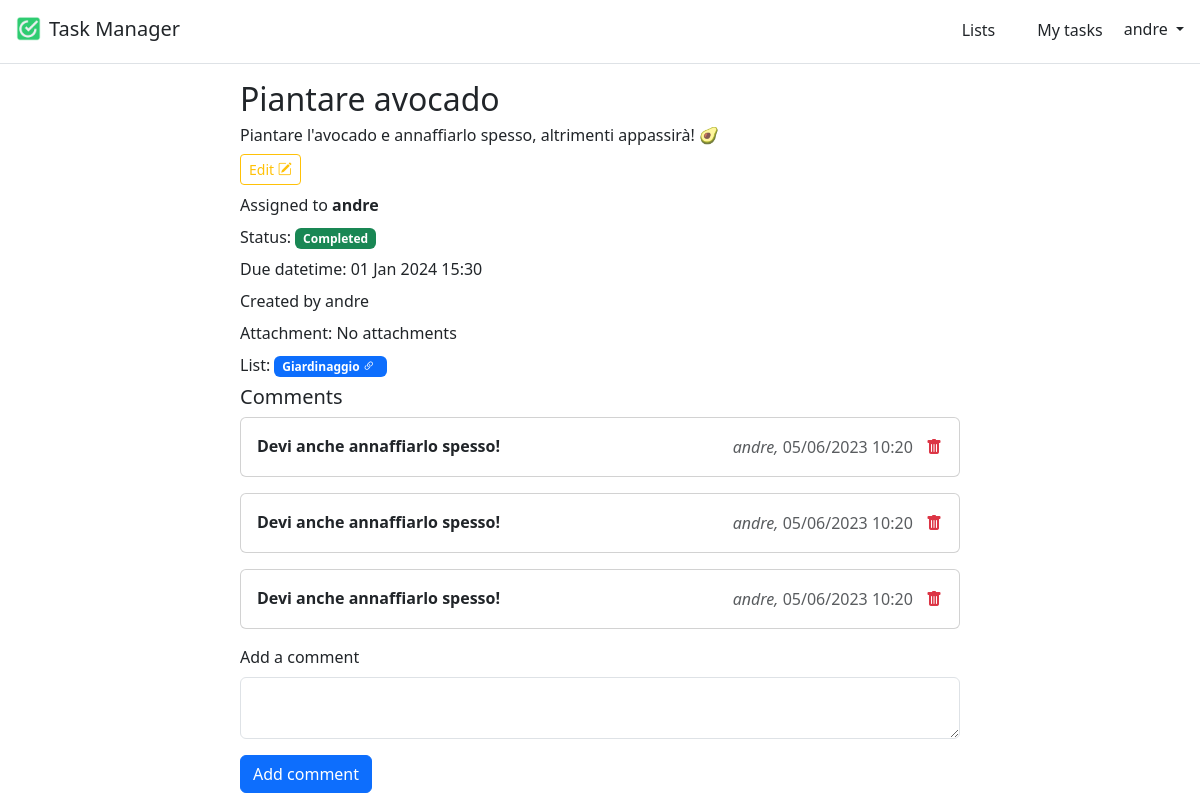
/lists/1/1 (signed in), run on an earlier commit of the app's database.
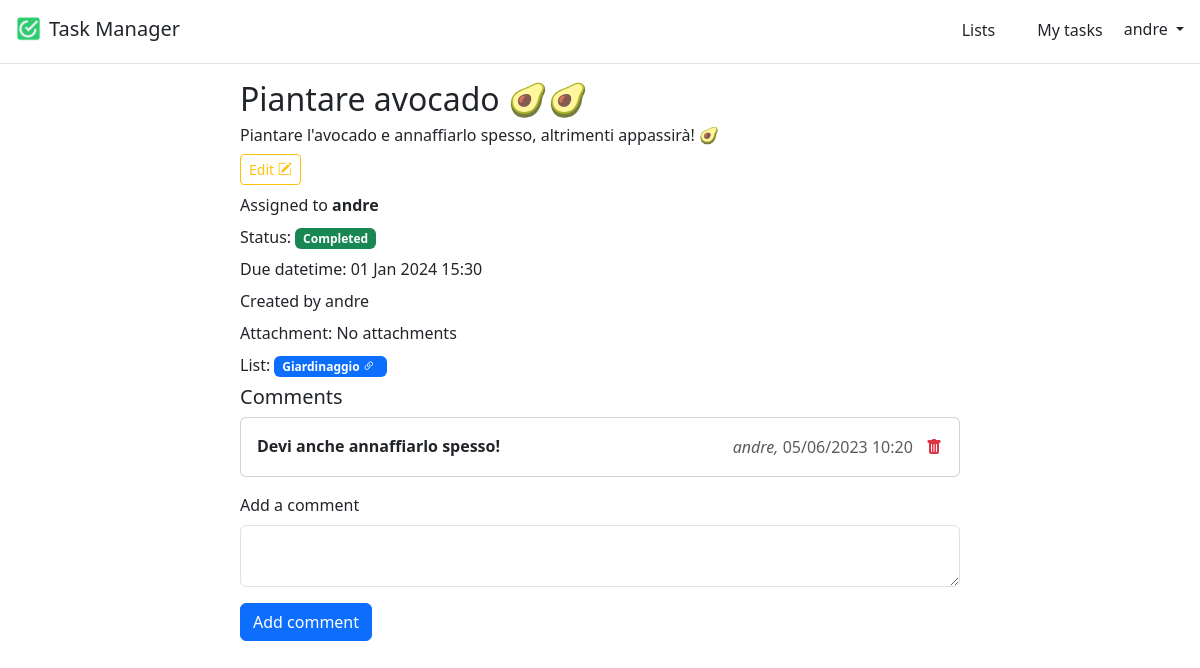
And on a later commit of the database.
### lists/models.py (models this page shows, shortened)
class Task(models.Model):
    class Priority(models.TextChoices):
        LOW = "LOW", "Low"
        MEDIUM = "MEDIUM", "Medium"
        HIGH = "HIGH", "High"
    id = models.AutoField(primary_key=True)
    title = models.CharField(max_length=255)
    description = models.TextField(null=True, blank=True)
    completed = models.BooleanField(default=False)
    due_datetime = models.DateTimeField(null=True, blank=True)
    assigned_to = models.ForeignKey(User, on_delete=models.CASCADE, related_name="assigned_to")
    created_by = models.ForeignKey(User, on_delete=models.CASCADE, related_name="created_by")
    attachment = models.FileField(null=True, blank=True)
    priority = models.CharField(choices=Priority.choices, max_length=6, null=True, blank=True, default=None)
    task_list = models.ForeignKey(TaskList, on_delete=models.CASCADE, related_name="task_list")

class TaskList(models.Model):
    id = models.AutoField(primary_key=True)
    title = models.CharField(max_length=255)
    description = models.TextField()
    owner = models.ForeignKey(User, on_delete=models.CASCADE, related_name="owner")
    participants = models.ManyToManyField(User, related_name="participants")
    tasks = models.ManyToManyField("Task", related_name="tasks", blank=True)

class TaskComment(models.Model):
    id = models.AutoField(primary_key=True)
    comment = models.TextField()
    task = models.ForeignKey(Task, on_delete=models.CASCADE, related_name="task")
    user = models.ForeignKey(User, on_delete=models.CASCADE, related_name="user")
    created_at = models.DateTimeField(auto_now_add=True)

### lists/views.py (the view)
# urls.py: path('<int:list_id>/<int:task_id>', views.TaskDetailView.as_view(), name="task"),
class TaskDetailView(LoginRequiredMixin, View):
    template = "tasks/task_detail.html"
    def get(self, request, list_id, task_id):
        task = Task.objects.get(id=task_id)
        comments = TaskComment.objects.filter(task=task)
        return render(request, self.template, {"task": task, 'comments': comments})

### lists/templatetags/custom_filters.py (called while the page is built)
@register.filter(expects_localtime=True)
def is_expired(value):
    if value is None:
        return False
    try:
        return value < timezone.now()
    except AttributeError:
        return False

### templates/tasks/task_detail.html (shortened to what this page needs)
{% extends "base.html" %}
{% load custom_filters %}
{% load crispy_forms_tags %}
{% block content %}
    <div class="container">
        <div class="row my-3">
            <div class="col-md-8 offset-md-2">
                <h2>{{ task.title }}</h2>
                <h6 class="mb-2">{{ task.description }}</h6>
                <a href="{% url 'task_edit' task.task_list.id task.id %}" class="d-inline-flex mb-2 link-dark text-decoration-none">
                   <button class="btn btn-outline-warning btn-sm">
                          Edit
                          <i class="bi bi-pencil-square"></i>
                   </button>
                </a>
                <p class="mb-2">Assigned to <span class="fw-bold">{{ task.assigned_to }}</span></p>
                <p class="mb-2">Status:
                    {% if task.completed %}
                        <span class="badge bg-success">Completed</span>
                    {% endif %}
                </p>
                <p class="mb-2">Due datetime:
                    {% if task.due_datetime %}
                        <span class="{% if task.due_datetime|is_expired and not task.completed %}text-danger{% endif %}">
                            {{ task.due_datetime | date:"d M Y H:i" }}
                        </span>
                    {% else %}
                        No deadline
                    {% endif %}
                </p>
                <p class="mb-2">Created by {{ task.created_by }}</p>
                {% if task.attachment %}
                    <p class="mb-2">Attachment:
                        <a href="{{ task.attachment.url }}" download class="btn btn-light btn-file">
                            <span class="d-flex align-items-center px-3 position-relative">
                                <span class="bi bi-file-earmark-text me-1"></span>
                                <span class="flex-grow-1">{{ task.attachment.name }}</span>
                                <span class="position-absolute top-0 start-100 translate-middle badge rounded-pill bg-primary">
                                    <i class="bi bi-download"></i>
                                </span>
                            </span>
                        </a>
                    </p>
                {% else %}
                    <p class="mb-2">Attachment: No attachments</p>
                {% endif %}
                <p class="mb-2">List:
                    <a href="{% url 'list' task.task_list.id %}">
                        <span class="badge bg-primary">{{ task.task_list.title }}
                        <i class="bi bi-link-45deg me-1"></i>
                        </span>
                    </a>
                </p>
                <h5>Comments</h5>
                {% for comment in comments %}
                    <div class="card mb-3">
                        <div class="card-body">
                            <span class="fw-bold mb-0">{{ comment.comment }}</span>
                            <div class="float-end">
                                <span class="text-muted mb-0"><em>{{ comment.user }},</em></span>
                                <span class="text-muted mb-0">{{ comment.created_at | date:"d/m/Y H:i" }}</span>
                                {% if comment.user == user %}
                                    <a href="{% url 'delete_comment' task.task_list.id task.id comment.id %}"
                                       class="d-inline-flex">
                                        <button class="btn p-0 ms-2 text-danger fs-6">
                                            <i class="bi bi-trash-fill mt-n1"></i>
                                        </button>
                                    </a>
                                {% endif %}
                            </div>
                        </div>
                    </div>
                {% endfor %}
                <form method="post" action="{% url 'add_comment' task.task_list.id task.id %}">
                    <div class="mb-3">
                        <label for="comment" class="form-label">Add a comment</label>
                        <textarea name="comment" id="comment" rows="2" class="form-control"></textarea>
                    </div>
                    <button type="submit" class="btn btn-primary">Add comment</button>
                </form>
            </div>
        </div>
    </div>
{% endblock content %}

### templates/base.html (shortened to what this page needs)
<!DOCTYPE html>
<html lang="en">
{% load static %}
{% load crispy_forms_tags %}
<head>
    <link href="https://cdn.jsdelivr.net/npm/bootstrap@5.3.0-alpha3/dist/css/bootstrap.min.css" rel="stylesheet"
>
    <link rel="stylesheet" href="https://cdn.jsdelivr.net/npm/bootstrap-icons@1.3.0/font/bootstrap-icons.css">
</head>
<body>
<header class="p-3 mb-3 border-bottom">
    <div class="align-items-center">
        <a class="navbar-brand d-inline-flex align-items-center" href="{% url 'home' %}">
            <img class="img-responsive" src="{% static 'favicon.ico' %}" alt="Favicon" style="max-height: 25px;">
            <h5 class="d-inline-block my-0 mx-2">Task Manager</h5>
        </a>
        <div class="d-flex align-items-center float-end">
            {% if user.is_authenticated %}
                <ul class="nav col-12 col-lg-auto me-lg-auto mb-2 justify-content-center mb-md-0">
                    <li><a href="{% url 'lists' %}" class="nav-link px-2 py-0 link-dark">
                        <button class="btn py-0">Lists</button>
                    </a></li>
                    <li><a href="{% url 'my-tasks' %}" class="nav-link px-2 py-0 link-dark">
                        <button class="btn py-0">My tasks</button>
                    </a></li>
                </ul>
                <div class="dropdown text-end">
                    <a href="#" class="d-block link-dark text-decoration-none dropdown-toggle" id="dropdownUser"
                       data-bs-toggle="dropdown" aria-expanded="false">
                        {{ user.username }}
                    </a>
                </div>
            {% else %}
                <div class="text-end">
                    <a href="{% url 'login' %}" class="btn btn-outline-primary me-2">Log In</a>
                    <a href="{% url 'signup' %}" class="btn btn-primary">Sign Up</a>
                </div>
            {% endif %}
        </div>
    </div>
</header>
<main>
    <div class="container">
        {% block content %}
        {% endblock content %}
    </div>
</main>
</body>
</html>

What changed in the data, as far as the page shows it:
removed TaskComment: comment "Devi anche annaffiarlo spesso!", user "andre", created_at "05/06/2023 10:20"
removed TaskComment: comment "Devi anche annaffiarlo spesso!", user "andre", created_at "05/06/2023 10:20"
changed Task "Piantare l'avocado e annaffiarlo spesso, altrimenti appassirà! 🥑": title "Piantare avocado" → "Piantare avocado 🥑🥑"
